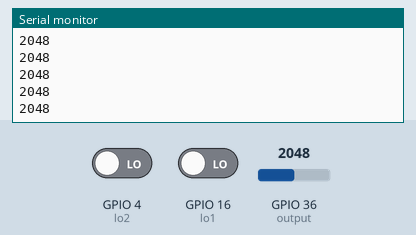
This sketch was run on a simulated ESP32. Shown: the last lines printed to the serial monitor. The inputs (shaded band) are chosen by the test bench; at power-on: GPIO 36 (output) = 2048, GPIO 4 (lo2) LOW, GPIO 16 (lo1) LOW.

Above: at 1.2 s.
1.3 s: GPIO 36 (output) set to 2866
At 2.4 s:
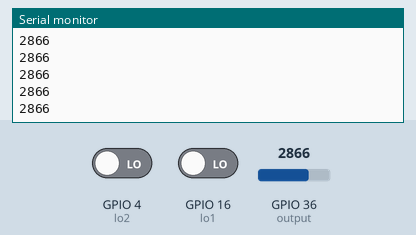
2.8 s: GPIO 36 (output) set to 3603
At 3.5 s:
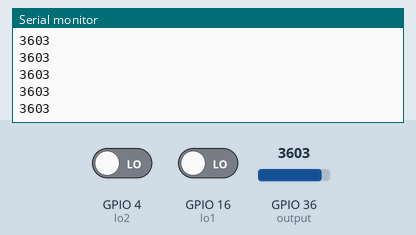
Timing chart, 0 to 5.8 s (numbered marks = the images above; inputs shaded):
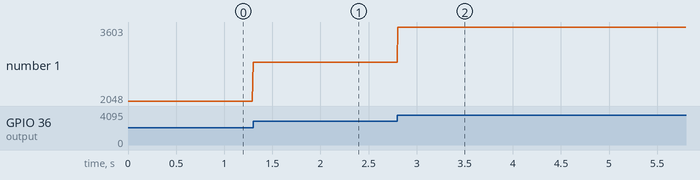

Measured:
- after the input at 1.3 s, the serial monitor: prints a new line at once (image 1)
- after the input at 2.8 s, the serial monitor: prints a new line at once (image 2)
- plotted number 1: 2048 → 2866 after the input at 1.3 s, 2866 → 3603 after the input at 2.8 s

The sketch:

ECG_AD8232_ESP32.ino
```cpp
//BE-GY 6503 Final Project: Realtime ECG Acquisition (AD8232 - ESP32)

//Parameters
const int lo1 = 16; //D16
const int lo2 = 4; //D4

int lo1_state=0;
int lo2_state=0;

int output = 36; //D2 or D4

int freq = 5; //data collection frequency ~x milliseconds
int baud = 9600; //baud rate
int data;

// Implementation
void setup() {
  // initialize the serial communication:
  Serial.begin(baud);
  pinMode(lo1, INPUT); // Setup for leads off detection LO +
  pinMode(lo2, INPUT); // Setup for leads off detection LO -
  lo1_state = digitalRead(lo1);
  lo2_state = digitalRead(lo2);
}

void loop() {

  if((lo1_state == 1)||(lo2_state == 1)){
    Serial.println('!');
  }
  else{
    // send the value of analog input 0:
    data = analogRead(output);
    Serial.println(data);
  }
  //Wait for a bit to keep serial data from saturating
  delay(freq); // adjust this
}
```
